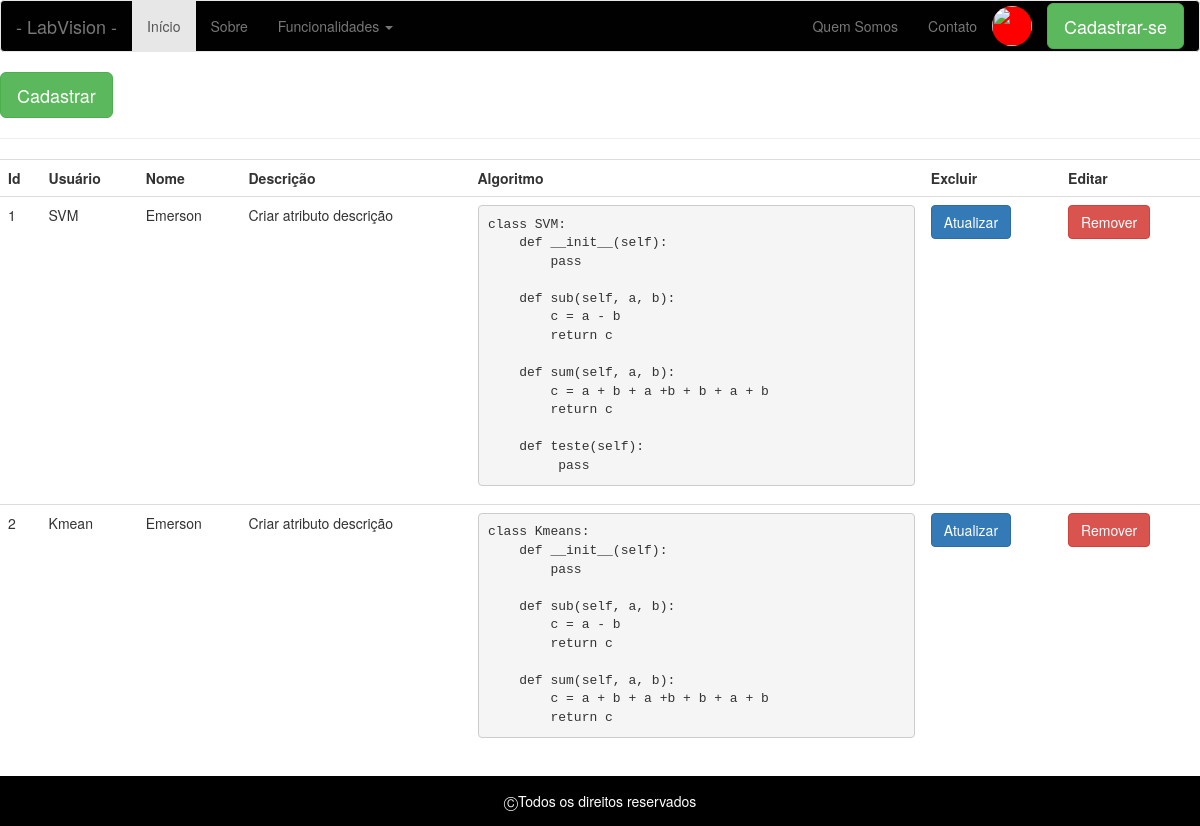
The page /listar-algoritmos (signed in) on the database as committed earlier.
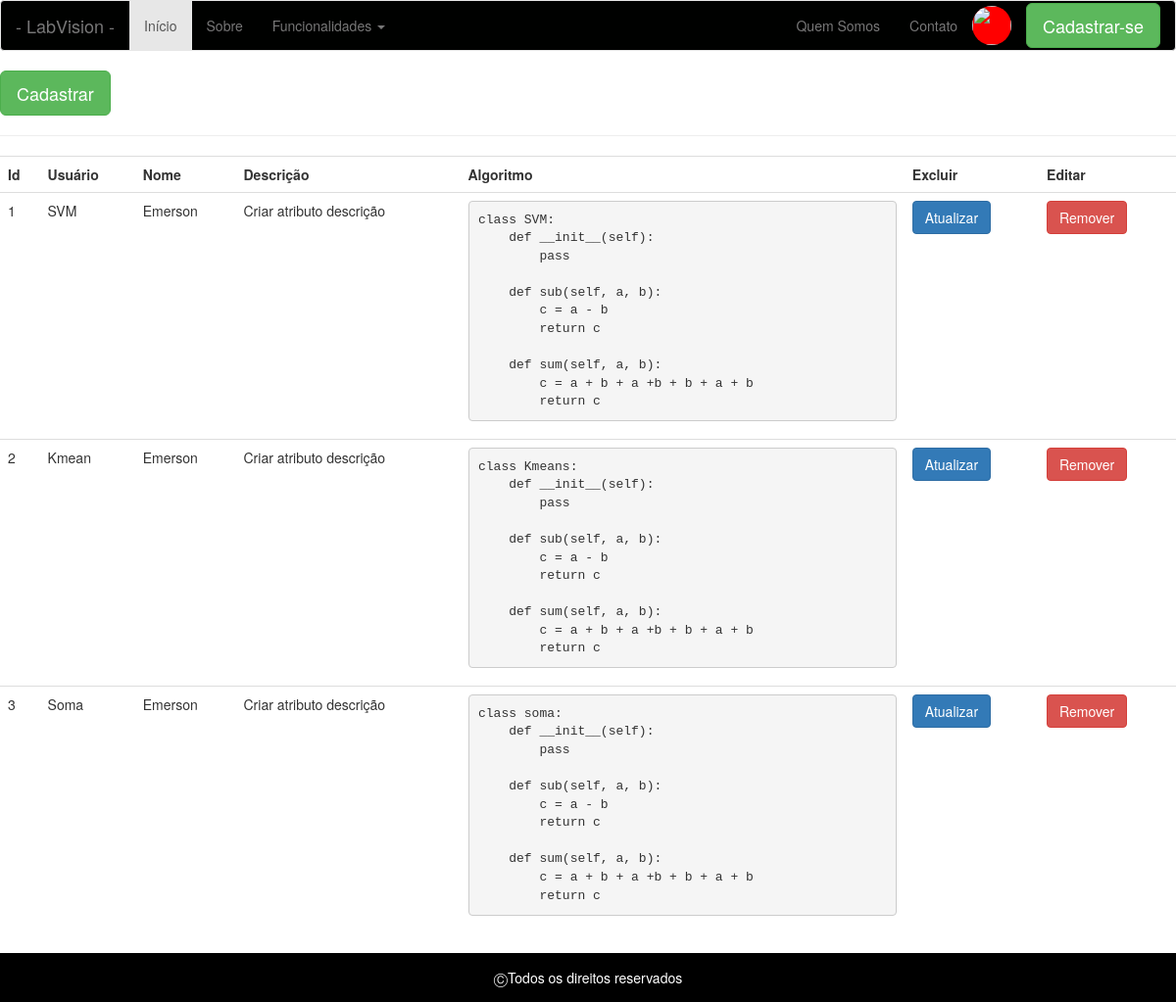
The same page on the database as committed later.
### app/models/tables.py (models this page shows, shortened)
class Algoritmo(db.Model):
    __tablename__= "algoritmos"
    id = db.Column(db.Integer, primary_key=True)
    nome = db.Column(db.String(20))
    algoritmo = db.Column(db.Text)
    usuario = db.Column(db.Integer, db.ForeignKey('usuarios.id'))

class Pessoa(db.Model):
    __tablename__ = "pessoas"
    id = db.Column(db.Integer, primary_key=True)
    nome = db.Column(db.String(50))

### app/controllers/default.py (the view)
@app.route('/listar-algoritmos', methods=['GET'])
def listar_algoritmos():
    algoritmos = Algoritmo.query.filter_by(usuario=current_user.get_id()).all()
    return render_template('algoritmo/listar-algoritmos.html', algoritmos=algoritmos)

### app/controllers/default.py (called while the page is built)
@login_manager.user_loader
def load_user(id):
    return Usuario.query.filter_by(id=id).first()

### app/models/tables.py (called while the page is built)
    def get_id(self):
        return str(self.id)

### app/templates/algoritmo/listar-algoritmos.html (shortened to what this page needs)
{% include 'base/head.html' %}
{% include 'base/nav_bar.html' %}
<a href="/cadastrar-algoritmos">
    <button class="btn btn-lg btn-success">
        Cadastrar
    </button>
</a>
<hr>
<div class="table-responsive">
    <form action="#">
        <table class="table">
            <tr>
                <th>Id</th>
                <th>Usuário</th>
                <th>Nome</th>
                <th>Descrição</th>
                <th>Algoritmo</th>
                <th>Excluir</th>
                <th>Editar</th>
            </tr>
            {% for a in algoritmos %}
            <tr>
                <td>
                    {{ a.id }}
                </td>
                <td>
                    {{ a.nome }}
                </td>
                <td>
                    {{ current_user.nome }}
                </td>
                <td>
                    Criar atributo descrição
                </td>
                <td>
                    <pre>{{ a.algoritmo }}</pre>
                </td>
                <td>
                    <a href="{{ url_for('atualizar_algoritmo', id=a.id)}}">
                        <button type="button" class="btn btn-primary" data-toggle="modal" data-target="#atualizarModalCenter">
                            Atualizar
                        </button>
                    </a>
                </td>
                <td>
                    <a href="{{ url_for('excluir_algoritmo', id=a.id)}}">
                        <button type="button" class="btn btn-danger" data-toggle="modal" data-target="#excluirModalCenter">
                            Remover
                        </button>
                    </a>
                </td>
            </tr>
            {% endfor %}
        </table>
    </form>
</div>
{% include 'base/footer.html' %}

### app/templates/base/head.html (shortened to what this page needs)
<!DOCTYPE html>
<html lang="pt-br">
  <head>
    <link rel="stylesheet" href="{{ url_for('static', filename='bootstrap/css/bootstrap.css') }}">
    <link rel="stylesheet" href="{{ url_for('static', filename='css/main.css') }}">
  </head>
  <body>

### app/templates/base/nav_bar.html (shortened to what this page needs)
    <nav class="navbar navbar-default">
        <div class="container-fluid">
            <div class="navbar-header">
                <a class="navbar-brand" href="#">- LabVision -</a>
            </div>
            <div class="collapse navbar-collapse" id="navPrincipal">
                <ul class="nav navbar-nav">
                    <li class="active">
                        <a href="#">Início</a>
                    </li>
                    <li>
                        <a href="#">Sobre</a>
                    </li>
                    <li class="dropdown">
                        <a class="dropdown-toggle" data-toggle="dropdown" href="#">Funcionalidades
                        <span class="caret"></span></a>
                    </li>
                </ul>
                <ul class="nav navbar-nav navbar-right">
                    <li><a href="#">Quem Somos</a></li>
                    <li><a href="#">Contato</a></li>
                    <li>
                        <img src="" class="imagem-perfil">
                    </li>
                    <button class="btn btn-lg btn-success botao-cadastrar-se">
                        Cadastrar-se
                    </button>
                </ul>
            </div>
        </div>
    </nav>

### app/templates/base/footer.html (shortened to what this page needs)
    </body>
    <footer>
         	&#9400;Todos os direitos reservados
    </footer>
</html>

### app/static/css/main.css (style rules this page uses)
.navbar-default { background-color: #000100; }
.imagem-perfil { background-color: #FF0000; width: 40px; height: 40px; border-radius: 40px; margin-top: 5px; margin-right: 15px; }
.botao-cadastrar-se { margin-top: 2px; }
footer { margin-top-min: 800px; background-color: #000000; color: #FFFFFF; height: 50px; line-height: 50px; text-align: center; }

Rows that differ between the two databases and show on the page:
changed Algoritmo "SVM": algoritmo "class SVM: def __init__(self): pass def sub(self, a, b): c = a - b return c def sum(self, a, b): c = a + b + a +b + b + a + b return c def teste(self): pass" → "class SVM: def __init__(self): pass def sub(self, a, b): c = a - b return c def sum(self, a, b): c = a + b + a +b + b + a + b return c"
added Algoritmo: id "3", nome "Soma", {{ current_user.nome }} "Emerson", algoritmo "class soma: def __init__(self): pass def sub(self, a, b): c = a - b return c def sum(self, a, b): c = a + b + a +b + b + a + b return c"
